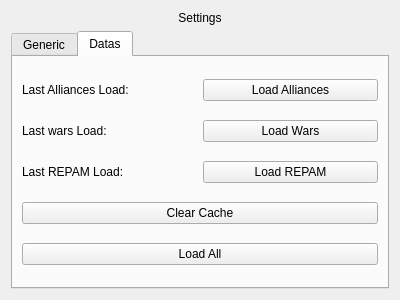
<?xml version="1.0" encoding="UTF-8"?>
<ui version="4.0">
 <class>SettingsForm</class>
 <widget class="QWidget" name="SettingsForm">
  <property name="geometry">
   <rect>
    <x>0</x>
    <y>0</y>
    <width>400</width>
    <height>300</height>
   </rect>
  </property>
  <property name="windowTitle">
   <string>Form</string>
  </property>
  <layout class="QVBoxLayout" name="verticalLayout">
   <item>
    <widget class="QLabel" name="label">
     <property name="styleSheet">
      <string notr="true">font: 900 18pt &quot;Segoe UI&quot;;</string>
     </property>
     <property name="text">
      <string>Settings</string>
     </property>
     <property name="alignment">
      <set>Qt::AlignmentFlag::AlignCenter</set>
     </property>
    </widget>
   </item>
   <item>
    <widget class="QTabWidget" name="tabWidget">
     <property name="currentIndex">
      <number>1</number>
     </property>
     <widget class="QWidget" name="tab_generic">
      <attribute name="title">
       <string>Generic</string>
      </attribute>
     </widget>
     <widget class="QWidget" name="tab_datas">
      <attribute name="title">
       <string>Datas</string>
      </attribute>
      <layout class="QVBoxLayout" name="verticalLayout_2">
       <item>
        <layout class="QHBoxLayout" name="horizontalLayout">
         <item>
          <widget class="QLabel" name="label_allianceLoadTime">
           <property name="text">
            <string>Last Alliances Load: </string>
           </property>
          </widget>
         </item>
         <item>
          <widget class="QPushButton" name="pushButton_loadAlliances">
           <property name="text">
            <string>Load Alliances</string>
           </property>
          </widget>
         </item>
        </layout>
       </item>
       <item>
        <layout class="QHBoxLayout" name="horizontalLayout_2">
         <item>
          <widget class="QLabel" name="label_2">
           <property name="text">
            <string>Last wars Load:</string>
           </property>
          </widget>
         </item>
         <item>
          <widget class="QPushButton" name="pushButton_loadWars">
           <property name="text">
            <string>Load Wars</string>
           </property>
          </widget>
         </item>
        </layout>
       </item>
       <item>
        <layout class="QHBoxLayout" name="horizontalLayout_3">
         <item>
          <widget class="QLabel" name="label_3">
           <property name="text">
            <string>Last REPAM Load:</string>
           </property>
          </widget>
         </item>
         <item>
          <widget class="QPushButton" name="pushButton_loadRepam">
           <property name="text">
            <string>Load REPAM</string>
           </property>
          </widget>
         </item>
        </layout>
       </item>
       <item>
        <widget class="QPushButton" name="pushButton_clearCache">
         <property name="text">
          <string>Clear Cache</string>
         </property>
        </widget>
       </item>
       <item>
        <widget class="QPushButton" name="pushButton_loadAll">
         <property name="text">
          <string>Load All</string>
         </property>
        </widget>
       </item>
      </layout>
     </widget>
    </widget>
   </item>
  </layout>
 </widget>
 <resources/>
 <connections/>
</ui>
